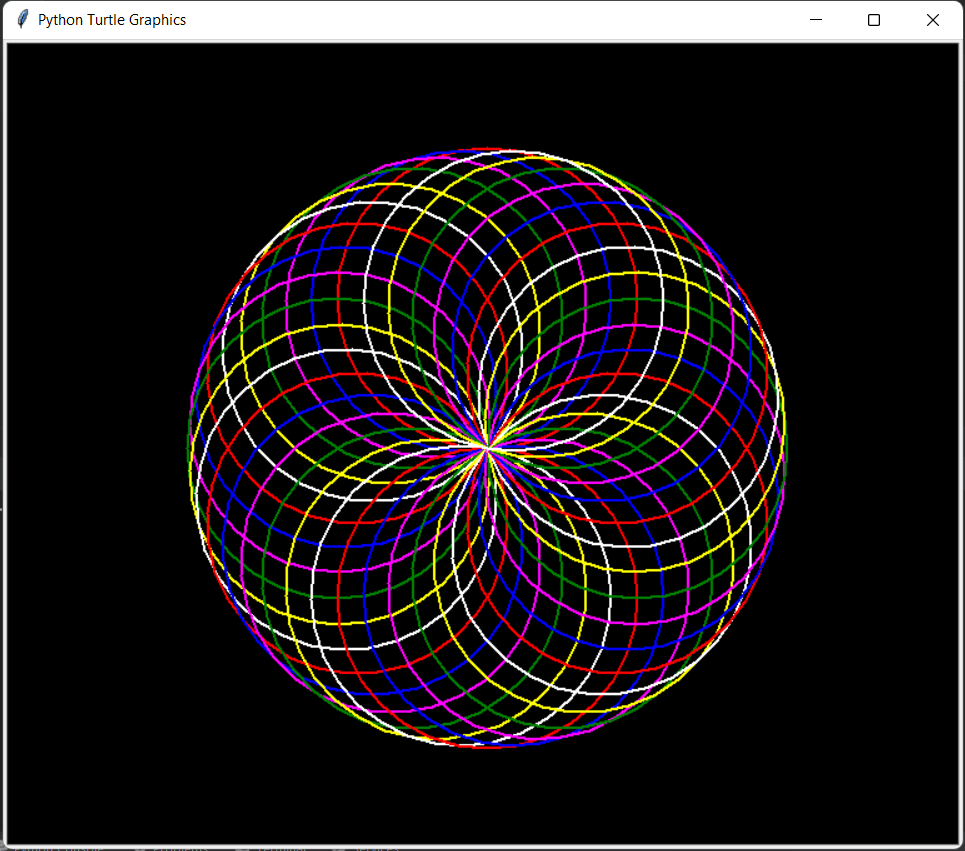

The Python source for this figure:
# program to draw a circle spiro graph
import turtle
tur = turtle.Turtle()
screen = turtle.Screen()
screen.bgcolor("black")
tur.pensize(2)
tur.speed(0)
for i in range(6):
    for colors in ["red", "blue", "magenta", "green", "yellow", "white"]:
        tur.color(colors)
        tur.circle(120)
        tur.left(10)

tur.hideturtle()
turtle.done()
"""
output file added
"""
